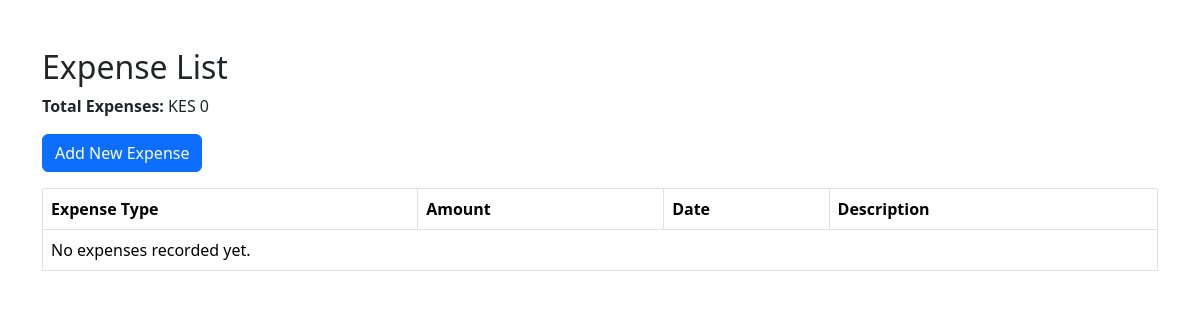
The app's page /expense-list/, older data.
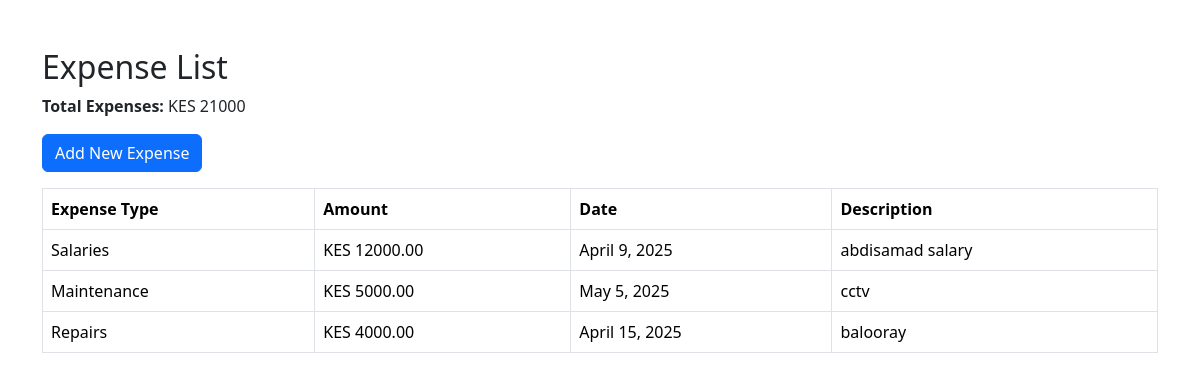
The same page, newer data.
### users/models.py (models this page shows, shortened)
class Expense(models.Model):
    EXPENSE_TYPES = [
        ('Maintenance', 'Maintenance'),
        ('Salaries', 'Salaries'),
        ('Utilities', 'Utilities'),
        ('Repairs', 'Repairs'),
        ('Other', 'Other'),
    ]
    expense_type = models.CharField(max_length=50, choices=EXPENSE_TYPES)
    amount = models.DecimalField(max_digits=10, decimal_places=2)
    expense_date = models.DateField(default=timezone.now)
    description = models.TextField(blank=True, null=True)

### users/views.py (the view)
# urls.py: path('expense-list/', views.expense_list, name='expense_list'),
def expense_list(request):
    expenses = Expense.objects.all()
    total_expenses = expenses.aggregate(Sum('amount'))['amount__sum'] or 0
    return render(request, 'tenant/expense_list.html', {
        'expenses': expenses,
        'total_expenses': total_expenses
    })

### users/templates/tenant/expense_list.html (shortened to what this page needs)
{% load static %}
<!DOCTYPE html>
<html>
<head>
    <link rel="stylesheet" href="{% static 'css/bootstrap.min.css' %}">
</head>
<body>
    <div class="container mt-5">
        <h2>Expense List</h2>
        <p><strong>Total Expenses:</strong> KES {{ total_expenses }}</p>
        <a href="{% url 'add_expense' %}" class="btn btn-primary mb-3">Add New Expense</a>
        <table class="table table-bordered">
            <thead>
                <tr>
                    <th>Expense Type</th>
                    <th>Amount</th>
                    <th>Date</th>
                    <th>Description</th>
                </tr>
            </thead>
            <tbody>
                {% for expense in expenses %}
                    <tr>
                        <td>{{ expense.get_expense_type_display }}</td>
                        <td>KES {{ expense.amount }}</td>
                        <td>{{ expense.expense_date }}</td>
                        <td>{{ expense.description }}</td>
                    </tr>
                {% empty %}
                    <tr>
                        <td colspan="4">No expenses recorded yet.</td>
                    </tr>
                {% endfor %}
            </tbody>
        </table>
    </div>
</body>
</html>

Row changes from the older to the newer data that the page shows:
added Expense: expense_type "Salaries", amount "12000.00", expense_date "April 9, 2025", description "abdisamad salary"
added Expense: expense_type "Maintenance", amount "5000.00", expense_date "May 5, 2025", description "cctv"
added Expense: expense_type "Repairs", amount "4000.00", expense_date "April 15, 2025", description "balooray"
Text that changed along with them:
{{ total_expenses }}: "0" → "21000"
text no longer shown: "No expenses recorded yet."
